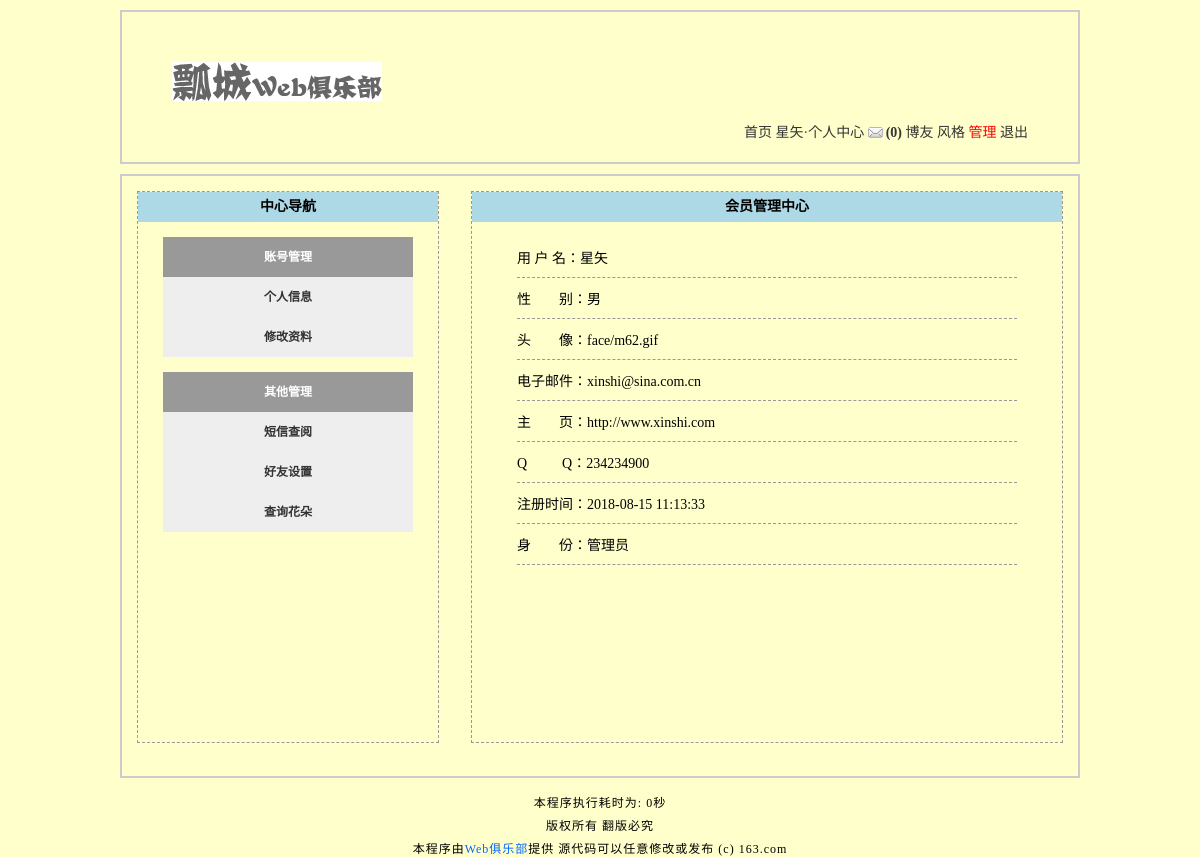
/member.php (signed in), run on the app's committed database.
### tables this page shows
CREATE TABLE `tg_user` (
  `tg_id` mediumint(8) unsigned NOT NULL AUTO_INCREMENT COMMENT '//用户自动编号',
  `tg_uniqid` char(40) NOT NULL COMMENT '//验证身份的唯一标识符',
  `tg_active` char(40) DEFAULT NULL COMMENT '//激活登录用户',
  `tg_username` varchar(20) NOT NULL COMMENT '//用户名',
  `tg_password` char(40) NOT NULL COMMENT '//密码',
  `tg_question` varchar(20) NOT NULL COMMENT '//密码提示',
  `tg_answer` char(40) NOT NULL COMMENT '//密码回答',
  `tg_email` varchar(40) DEFAULT NULL COMMENT '//邮件',
  `tg_qq` varchar(10) DEFAULT NULL COMMENT '//QQ',
  `tg_url` varchar(40) DEFAULT NULL COMMENT '//网址',
  `tg_sex` char(1) NOT NULL COMMENT '//性别',
  `tg_face` char(12) NOT NULL COMMENT '//头像',
  `tg_switch` tinyint(1) unsigned NOT NULL DEFAULT '0' COMMENT '//个性签名开关',
  `tg_autograph` varchar(200) DEFAULT NULL COMMENT '//签名内容',
  `tg_level` tinyint(1) unsigned NOT NULL DEFAULT '0' COMMENT '//会员等级',
  `tg_post_time` varchar(20) NOT NULL DEFAULT '0' COMMENT '//发帖的时间戳',
  `tg_article_time` varchar(20) NOT NULL DEFAULT '0' COMMENT '//回帖的时间戳',
  `tg_reg_time` datetime NOT NULL COMMENT '//注册时间',
  `tg_last_time` datetime NOT NULL COMMENT '//最后登录的时间',
  `tg_last_ip` varchar(20) NOT NULL COMMENT '//最后登录的IP',
  `tg_login_count` smallint(4) unsigned NOT NULL DEFAULT '0' COMMENT '//登录次数',
  PRIMARY KEY (`tg_id`)
);

### includes/mysql.func.php (called while the page is built, shortened)
<?php
function _query($_sql) {
	if (!$_result = mysql_query($_sql)) {
		exit('SQL执行失败'.mysql_error());
	}
	return $_result;
}
function _fetch_array($_sql) {
	return mysql_fetch_array(_query($_sql),MYSQL_ASSOC);
}
?>

### includes/global.func.php (called while the page is built, shortened)
<?php
function _html($_string) {
	if (is_array($_string)) {
		foreach ($_string as $_key => $_value) {
			$_string[$_key] = _html($_value);
		}
	} else {
		$_string = htmlspecialchars($_string);
	}
	return $_string;
}
?>

### member.php (the view, shortened to what this page needs)
<?php
require dirname(__FILE__).'/includes/common.inc.php';
if (isset($_COOKIE['username'])) {
	$_rows = _fetch_array("SELECT
															tg_username,tg_sex,tg_face,tg_email,tg_url,tg_qq,tg_level,tg_reg_time
												FROM
															tg_user
											 WHERE
															tg_username='{$_COOKIE['username']}'
												 LIMIT
															1
										");
	if ($_rows) {
		$_html= array();
		$_html['username'] = $_rows['tg_username'];
		$_html['sex'] = $_rows['tg_sex'];
		$_html['face'] = $_rows['tg_face'];
		$_html['email'] = $_rows['tg_email'];
		$_html['url'] = $_rows['tg_url'];
		$_html['qq'] = $_rows['tg_qq'];
		$_html['reg_time'] = $_rows['tg_reg_time'];
		switch ($_rows['tg_level']) {
			case 1:
				$_html['level'] = '管理员';
				break;
		}
		$_html = _html($_html);
	} else {
		_alert_back('此用户不存在');
	}
} else {
	_alert_back('非法登录');
}
?>
<!DOCTYPE html PUBLIC "-//W3C//DTD XHTML 1.0 Transitional//EN" "http://www.w3.org/TR/xhtml1/DTD/xhtml1-transitional.dtd">
<html xmlns="http://www.w3.org/1999/xhtml">
<head>
<?php
	require ROOT_PATH.'includes/title.inc.php';
?>
</head>
<body>
<?php
	require ROOT_PATH.'includes/header.inc.php';
?>
<div id="member">
<?php
	require ROOT_PATH.'includes/member.inc.php';
?>
	<div id="member_main">
		<h2>会员管理中心</h2>
		<dl>
			<dd>用 户 名：<?php echo $_html['username']?></dd>
			<dd>性　　别：<?php echo $_html['sex']?></dd>
			<dd>头　　像：<?php echo $_html['face']?></dd>
			<dd>电子邮件：<?php echo $_html['email']?></dd>
			<dd>主　　页：<?php echo $_html['url']?></dd>
			<dd>Q 　 　Q：<?php echo $_html['qq']?></dd>
			<dd>注册时间：<?php echo $_html['reg_time']?></dd>
			<dd>身　　份：<?php echo $_html['level']?></dd>
		</dl>
	</div>
</div>
<?php
	require ROOT_PATH.'includes/footer.inc.php';
?>
</body>
</html>

### styles/3/basic.css (style rules this page uses)
* { padding:0; margin:0; }
body { width:960px; margin:0 auto; background:#ffc; font-size:14px; }
h2 { font-size:14px; background:lightblue; height:25px; line-height:25px; text-indent:10px; }
#header ul li a { text-decoration:none; color:#333; }
#header ul li strong.noread { background:url(../../images/noread.gif) no-repeat left center; padding:0 0 0 18px; }
#member { width:auto; height:600px; border:2px solid #ccc; font-size:12px; }
#member h2 { text-indent:0; text-align:center; height:30px; line-height:30px; }
#member #member_main { width:590px; height:550px; margin:15px; border:1px dashed #999; float:right; }

### styles/3/member.css (style rules this page uses)
#member #member_main dl { width:500px; margin:15px auto; font-size:14px; }
#member #member_main dl dd { padding:10px 0; border-bottom:1px dashed #999; }

### data on the page
tg_user: tg_username "星矢", tg_sex "男", tg_face "face/m62.gif", tg_email "xinshi@sina.com.cn", tg_url "http://www.xinshi.com", tg_qq "234234900", tg_reg_time "2018-08-15 11:13:33"

### other printed values
$_COOKIE['username'] "星矢"
$GLOBALS['message'] "(0)"
$_html['level'] "管理员"
_runtime() - START_TIME "0"
